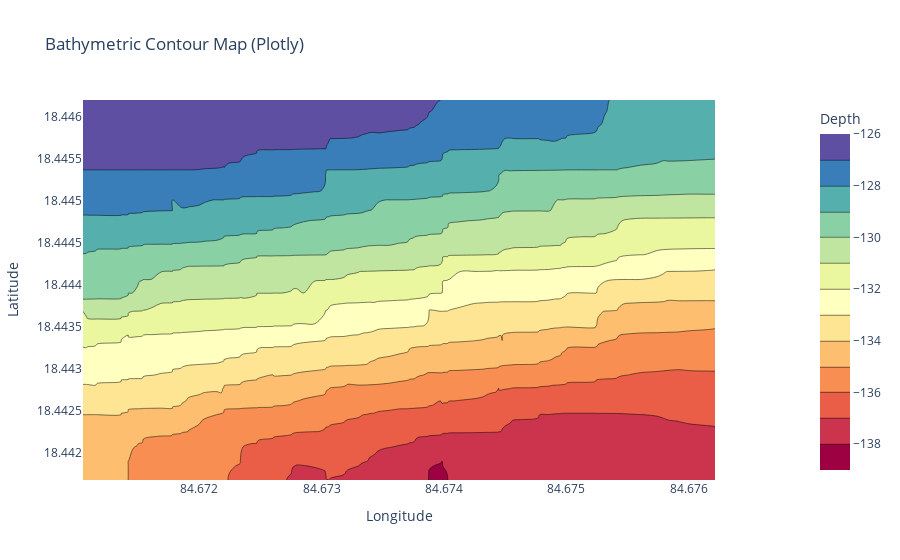
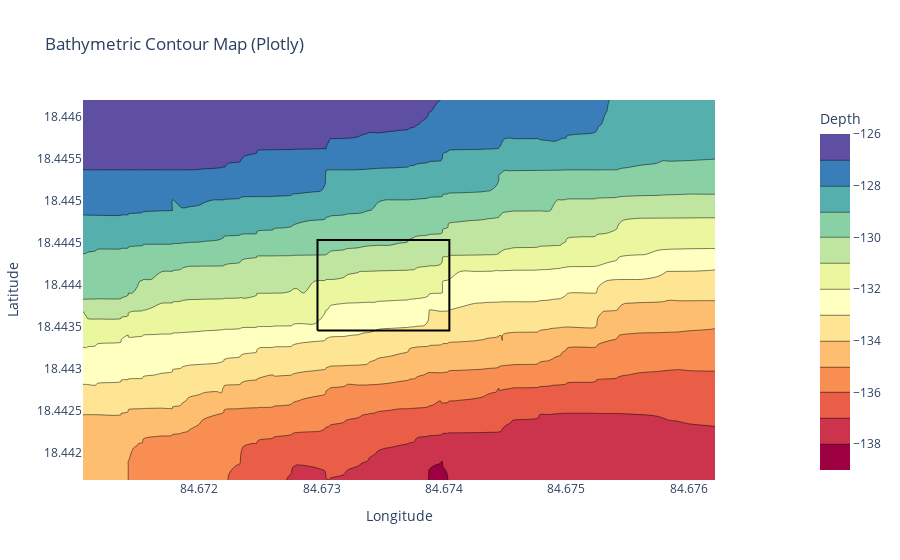
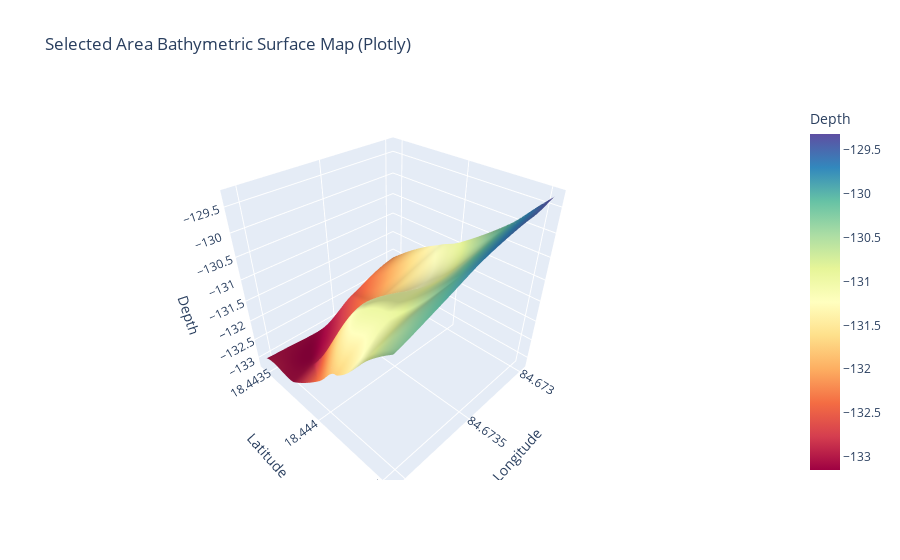

The cell these charts' notebook holds for them, in order:
### Code cell
import pandas as pd
import numpy as np
import plotly.graph_objs as go
from scipy.interpolate import griddata

# Load data
df0 = pd.read_csv("120.csv")
lon = df0["Longitude"]
lat = df0["Latitude"]
elev = df0["Depth"]

# Create grid for surface plot
grid_lon = np.linspace(lon.min(), lon.max(), 100)
grid_lat = np.linspace(lat.min(), lat.max(), 100)
grid_lon, grid_lat = np.meshgrid(grid_lon, grid_lat)
grid_elev = griddata((lon, lat), elev, (grid_lon, grid_lat), method='cubic')

# Create contour plot using Plotly
contour_fig = go.Figure(go.Contour(x=lon, y=lat, z=elev, colorscale='spectral'))
contour_fig.update_layout(title='Bathymetric Contour Map (Plotly)', xaxis_title='Longitude', yaxis_title='Latitude')
contour_fig.update_traces(colorbar=dict(title='Depth', x=1.15))

# Show contour plot
contour_fig.show()

# Constants for converting meters to degrees
# Assuming the area is near the equator for simplicity, adjust as necessary for your region
meters_per_degree_lat = 111320  # Approximate number of meters per degree of latitude
meters_per_degree_lon = 111320  # This varies based on latitude, use the same value for simplicity

# Define the size of the area in meters
area_size_m = 120
total_area = 120*120
# Convert area size to degrees
area_size_deg_lat = area_size_m / meters_per_degree_lat
area_size_deg_lon = area_size_m / meters_per_degree_lon

# Prompt user for the center of the area
center_lon = lon.mean()
center_lat = lat.mean()

# Calculate the boundaries of the area
lon_min = center_lon - area_size_deg_lon / 2
lon_max = center_lon + area_size_deg_lon / 2
lat_min = center_lat - area_size_deg_lat / 2
lat_max = center_lat + area_size_deg_lat / 2

# Filter the dataframe for the selected area
filtered_df = df0[(df0["Longitude"] >= lon_min) & (df0["Longitude"] <= lon_max) & 
                 (df0["Latitude"] >= lat_min) & (df0["Latitude"] <= lat_max)]

# Save the filtered dataframe to a new CSV file
filtered_df.to_csv("filtered_area.csv", index=False)

# Highlight the selected area on the original contour plot
highlight = go.Scatter(
    x=[lon_min, lon_max, lon_max, lon_min, lon_min],
    y=[lat_min, lat_min, lat_max, lat_max, lat_min],
    mode='lines',
    line=dict(color='black', width=2),
    name='Selected Area'
)

contour_fig.add_trace(highlight)
contour_fig.show()

# Create 3D surface plot using Plotly for the selected area
selected_grid_lon = np.linspace(lon_min, lon_max, 100)
selected_grid_lat = np.linspace(lat_min, lat_max, 100)
selected_grid_lon, selected_grid_lat = np.meshgrid(selected_grid_lon, selected_grid_lat)
selected_grid_elev = griddata((lon, lat), elev, (selected_grid_lon, selected_grid_lat), method='cubic')

surface_fig = go.Figure(go.Surface(x=selected_grid_lon, y=selected_grid_lat, z=selected_grid_elev, colorscale='spectral'))
surface_fig.update_layout(title='Selected Area Bathymetric Surface Map (Plotly)', scene=dict(xaxis_title='Longitude', yaxis_title='Latitude', zaxis_title='Depth'))
surface_fig.update_traces(colorbar=dict(title='Depth', x=1.15))
surface_fig.show()

### Figure 1 — Plotly figure (JSON) as saved in the notebook; plotly's stock layout.template omitted (floating-point values rounded to 4 significant figures)
{"data": [{"colorbar": {"title": {"text": "Depth"}, "x": 1.15}, "colorscale": [[0, "rgb(158,1,66)"], [0.1, "rgb(213,62,79)"], [0.2, "rgb(244,109,67)"], [0.3, "rgb(253,174,97)"], [0.4, "rgb(254,224,139)"], [0.5, "rgb(255,255,191)"], [0.6, "rgb(230,245,152)"], [0.7, "rgb(171,221,164)"], [0.8, "rgb(102,194,165)"], [0.9, "rgb(50,136,189)"], [1, "rgb(94,79,162)"]], "type": "contour", "x": [84.67, 84.67, 84.67, 84.67, 84.67, 84.67, 84.67, 84.67, 84.67, 84.67, 84.67, 84.67, 84.67, 84.67, 84.67, 84.67, 84.67, 84.68, 84.68, 84.68, 84.68, 84.68, 84.68, 84.68, 84.68, 84.67, 84.67, 84.67, 84.67, 84.67, 84.67, 84.67, 84.67, 84.67, 84.67, 84.67, 84.67, 84.67, 84.67, 84.67, 84.67, 84.67, 84.67, 84.67, 84.67, 84.68, 84.68, 84.68, 84.68, 84.68, 84.68, 84.67, 84.67, 84.67, 84.67, 84.67, 84.67, 84.67, 84.67, 84.67, 84.67, 84.67, 84.67, 84.67, 84.67, 84.67, 84.67, 84.67, 84.67, 84.67, 84.68, 84.68, 84.68, 84.68, 84.67, 84.67, 84.67, 84.67, 84.67, 84.67, 84.67, 84.67, 84.67, 84.67, 84.67, 84.67, 84.67, 84.67, 84.67, 84.67, 84.67, 84.67, 84.67, 84.67, 84.67, 84.67, 84.67, 84.67, 84.67, 84.67, 84.67, 84.67, 84.67, 84.67, 84.67, 84.67, 84.67, 84.67], "y": [18.45, 18.45, 18.45, 18.45, 18.44, 18.44, 18.44, 18.44, 18.44, 18.44, 18.44, 18.44, 18.44, 18.44, 18.44, 18.44, 18.44, 18.44, 18.44, 18.44, 18.44, 18.44, 18.45, 18.45, 18.45, 18.45, 18.45, 18.45, 18.45, 18.45, 18.45, 18.45, 18.45, 18.44, 18.44, 18.44, 18.44, 18.44, 18.44, 18.44, 18.44, 18.44, 18.44, 18.44, 18.44, 18.44, 18.44, 18.44, 18.44, 18.44, 18.45, 18.45, 18.45, 18.45, 18.45, 18.45, 18.45, 18.45, 18.44, 18.44, 18.44, 18.44, 18.44, 18.44, 18.44, 18.44, 18.44, 18.44, 18.44, 18.44, 18.44, 18.44, 18.44, 18.45, 18.45, 18.45, 18.45, 18.44, 18.44, 18.44, 18.44, 18.44, 18.44, 18.44, 18.44, 18.44, 18.44, 18.44, 18.45, 18.45, 18.44, 18.44, 18.44, 18.44, 18.44, 18.44, 18.44, 18.44, 18.44, 18.44, 18.44, 18.44, 18.44, 18.44, 18.44, 18.44, 18.44, 18.44], "z": [-126, -126, -127, -127, -129, -129, -131, -132, -133, -134, -136, -136, -138, -138, -139, -138, -138, -137, -136, -135, -133, -131, -130, -129, -128, -127, -127, -126, -126, -126, -127, -127, -128, -129, -129, -130, -132, -133, -134, -136, -136, -136, -137, -137, -137, -136, -136, -134, -132, -131, -129, -128, -128, -127, -127, -127, -127, -128, -128, -130, -131, -132, -133, -134, -135, -136, -136, -136, -136, -135, -134, -133, -131, -130, -129, -128, -129, -128, -130, -131, -132, -134, -135, -135, -134, -133, -131, -130, -130, -129, -129, -130, -131, -132, -133, -133, -133, -132, -130, -130, -130, -131, -132, -133, -132, -131, -131, -131]}], "layout": {"title": {"text": "Bathymetric Contour Map (Plotly)"}, "xaxis": {"title": {"text": "Longitude"}}, "yaxis": {"title": {"text": "Latitude"}}}}

### Figure 2 — Plotly figure (JSON) as saved in the notebook; plotly's stock layout.template omitted (floating-point values rounded to 4 significant figures)
{"data": [{"colorbar": {"title": {"text": "Depth"}, "x": 1.15}, "colorscale": [[0, "rgb(158,1,66)"], [0.1, "rgb(213,62,79)"], [0.2, "rgb(244,109,67)"], [0.3, "rgb(253,174,97)"], [0.4, "rgb(254,224,139)"], [0.5, "rgb(255,255,191)"], [0.6, "rgb(230,245,152)"], [0.7, "rgb(171,221,164)"], [0.8, "rgb(102,194,165)"], [0.9, "rgb(50,136,189)"], [1, "rgb(94,79,162)"]], "type": "contour", "x": [84.67, 84.67, 84.67, 84.67, 84.67, 84.67, 84.67, 84.67, 84.67, 84.67, 84.67, 84.67, 84.67, 84.67, 84.67, 84.67, 84.67, 84.68, 84.68, 84.68, 84.68, 84.68, 84.68, 84.68, 84.68, 84.67, 84.67, 84.67, 84.67, 84.67, 84.67, 84.67, 84.67, 84.67, 84.67, 84.67, 84.67, 84.67, 84.67, 84.67, 84.67, 84.67, 84.67, 84.67, 84.67, 84.68, 84.68, 84.68, 84.68, 84.68, 84.68, 84.67, 84.67, 84.67, 84.67, 84.67, 84.67, 84.67, 84.67, 84.67, 84.67, 84.67, 84.67, 84.67, 84.67, 84.67, 84.67, 84.67, 84.67, 84.67, 84.68, 84.68, 84.68, 84.68, 84.67, 84.67, 84.67, 84.67, 84.67, 84.67, 84.67, 84.67, 84.67, 84.67, 84.67, 84.67, 84.67, 84.67, 84.67, 84.67, 84.67, 84.67, 84.67, 84.67, 84.67, 84.67, 84.67, 84.67, 84.67, 84.67, 84.67, 84.67, 84.67, 84.67, 84.67, 84.67, 84.67, 84.67], "y": [18.45, 18.45, 18.45, 18.45, 18.44, 18.44, 18.44, 18.44, 18.44, 18.44, 18.44, 18.44, 18.44, 18.44, 18.44, 18.44, 18.44, 18.44, 18.44, 18.44, 18.44, 18.44, 18.45, 18.45, 18.45, 18.45, 18.45, 18.45, 18.45, 18.45, 18.45, 18.45, 18.45, 18.44, 18.44, 18.44, 18.44, 18.44, 18.44, 18.44, 18.44, 18.44, 18.44, 18.44, 18.44, 18.44, 18.44, 18.44, 18.44, 18.44, 18.45, 18.45, 18.45, 18.45, 18.45, 18.45, 18.45, 18.45, 18.44, 18.44, 18.44, 18.44, 18.44, 18.44, 18.44, 18.44, 18.44, 18.44, 18.44, 18.44, 18.44, 18.44, 18.44, 18.45, 18.45, 18.45, 18.45, 18.44, 18.44, 18.44, 18.44, 18.44, 18.44, 18.44, 18.44, 18.44, 18.44, 18.44, 18.45, 18.45, 18.44, 18.44, 18.44, 18.44, 18.44, 18.44, 18.44, 18.44, 18.44, 18.44, 18.44, 18.44, 18.44, 18.44, 18.44, 18.44, 18.44, 18.44], "z": [-126, -126, -127, -127, -129, -129, -131, -132, -133, -134, -136, -136, -138, -138, -139, -138, -138, -137, -136, -135, -133, -131, -130, -129, -128, -127, -127, -126, -126, -126, -127, -127, -128, -129, -129, -130, -132, -133, -134, -136, -136, -136, -137, -137, -137, -136, -136, -134, -132, -131, -129, -128, -128, -127, -127, -127, -127, -128, -128, -130, -131, -132, -133, -134, -135, -136, -136, -136, -136, -135, -134, -133, -131, -130, -129, -128, -129, -128, -130, -131, -132, -134, -135, -135, -134, -133, -131, -130, -130, -129, -129, -130, -131, -132, -133, -133, -133, -132, -130, -130, -130, -131, -132, -133, -132, -131, -131, -131]}, {"line": {"color": "black", "width": 2}, "mode": "lines", "name": "Selected Area", "type": "scatter", "x": [84.67, 84.67, 84.67, 84.67, 84.67], "y": [18.44, 18.44, 18.44, 18.44, 18.44]}], "layout": {"title": {"text": "Bathymetric Contour Map (Plotly)"}, "xaxis": {"title": {"text": "Longitude"}}, "yaxis": {"title": {"text": "Latitude"}}}}

### Figure 3 — Plotly figure (JSON) as saved in the notebook; plotly's stock layout.template omitted (floating-point values rounded to 4 significant figures; data arrays with more than 128 entries replaced by an {"elided": "..."} marker saying what was removed)
{"data": [{"colorbar": {"title": {"text": "Depth"}, "x": 1.15}, "colorscale": [[0, "rgb(158,1,66)"], [0.1, "rgb(213,62,79)"], [0.2, "rgb(244,109,67)"], [0.3, "rgb(253,174,97)"], [0.4, "rgb(254,224,139)"], [0.5, "rgb(255,255,191)"], [0.6, "rgb(230,245,152)"], [0.7, "rgb(171,221,164)"], [0.8, "rgb(102,194,165)"], [0.9, "rgb(50,136,189)"], [1, "rgb(94,79,162)"]], "type": "surface", "x": {"elided": "100x100 float values"}, "y": {"elided": "100x100 float values"}, "z": {"elided": "100x100 float values"}}], "layout": {"scene": {"xaxis": {"title": {"text": "Longitude"}}, "yaxis": {"title": {"text": "Latitude"}}, "zaxis": {"title": {"text": "Depth"}}}, "title": {"text": "Selected Area Bathymetric Surface Map (Plotly)"}}}
